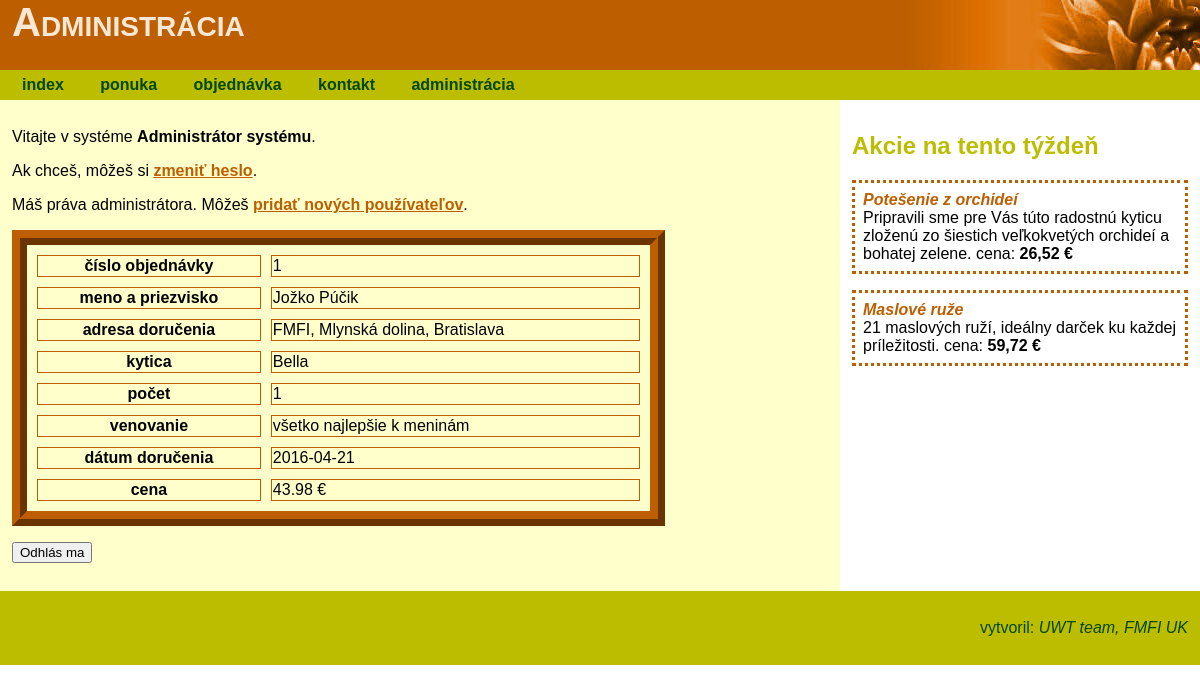
The app's page /Cvika/administracia.php?kod=1 (signed in) with its own data.
### tables this page shows
CREATE TABLE IF NOT EXISTS `kvety_objednavky` (
  `id` int(11) NOT NULL AUTO_INCREMENT,
  `id_pouz` smallint(6) NOT NULL,
  `adresa` varchar(100) NOT NULL,
  `kytica` smallint(6) NOT NULL,
  `pocet` smallint(6) NOT NULL,
  `venovanie` text NOT NULL,
  `kedy_dorucit` date NOT NULL,
  `cena_spolu` float NOT NULL,
  PRIMARY KEY (`id`)
);

CREATE TABLE IF NOT EXISTS `kvety_pouzivatelia` (
  `id_pouz` smallint(6) NOT NULL AUTO_INCREMENT,
  `prihlasmeno` varchar(20) NOT NULL,
  `heslo` varchar(50) NOT NULL DEFAULT '',
  `meno` varchar(20) NOT NULL DEFAULT '',
  `priezvisko` varchar(30) NOT NULL DEFAULT '',
  `admin` tinyint(4) NOT NULL DEFAULT '0',
  PRIMARY KEY (`id_pouz`),
  UNIQUE KEY `username` (`prihlasmeno`)
);

CREATE TABLE IF NOT EXISTS `kvety_tovar` (
  `kod` smallint(6) NOT NULL AUTO_INCREMENT,
  `nazov` varchar(100) NOT NULL,
  `popis` text NOT NULL,
  `cena` float NOT NULL,
  `na_sklade` smallint(6) NOT NULL,
  PRIMARY KEY (`kod`)
);

### Cvika/funkcie.php (the view, shortened to what this page needs)
<?php
function hlavicka($nadpis) {
?>
<!DOCTYPE html>
<html>
<head>
<link href="styly.css" rel="stylesheet">
</head>
<body>
<header>
<h1><?php echo $nadpis; ?></h1>
</header>
<?php
}
?>
<?php
function vypis_objednavku($id) {
	global $mysqli;
	if (!$mysqli->connect_errno) {
		$id = $mysqli->real_escape_string($id);
		$sql = "SELECT * FROM kvety_objednavky, kvety_tovar, kvety_pouzivatelia WHERE kvety_objednavky.kytica = kvety_tovar.kod AND kvety_objednavky.id='$id' AND kvety_objednavky.id_pouz = kvety_pouzivatelia.id_pouz";
		if (($result = $mysqli->query($sql)) && ($row = $result->fetch_assoc()) ) {
			echo '<table border="1">';
			echo "<tr><th>číslo objednávky</th><td>{$row['id']}</td></tr>\n";
			echo "<tr><th>meno a priezvisko</th><td>{$row['meno']} {$row['priezvisko']}</td></tr>\n";
			echo "<tr><th>adresa doručenia</th><td>{$row['adresa']}</td></tr>\n";
			echo "<tr><th>kytica</th><td>{$row['nazov']}</td></tr>\n";
			echo "<tr><th>počet</th><td>{$row['pocet']}</td></tr>\n";
			echo "<tr><th>venovanie</th><td>{$row['venovanie']}</td></tr>\n";
			echo "<tr><th>dátum doručenia</th><td>{$row['kedy_dorucit']}</td></tr>\n";
			echo "<tr><th>cena</th><td>{$row['cena_spolu']} &euro;</td></tr>\n";
			echo '</table>';
		} else {
			echo '<p class="chyba">NEpodarilo sa získať údaje z databázy, resp. objednávka neexistuje</p>' . $mysqli->error ;
		}
	}
}
?>

### Cvika/styly.css (style rules this page uses)
body { margin: 0; font-family: Verdana, Arial, Helvetica, sans-serif; }
header { background-image: url('obrazky/logo.jpg'); background-repeat: no-repeat; background-position: right top; background-color: #BD5E00; height: 70px; }
header h1 { font-size: 2.5em; color: #FAE8D6; font-variant: small-caps; margin: 0; }
header h1 { padding-left: 1%; }
section table { width: 80%; border-collapse: separate; border-spacing: 10px; border: 15px ridge #BD5E00; }
section th, section td { border: 1px solid #BD5E00; }

### records on screen
kvety_objednavky: id "1", id_pouz.meno "Jožko", id_pouz.priezvisko "Púčik", adresa "FMFI, Mlynská dolina, Bratislava", kvety_tovar.nazov "Bella", pocet "1", venovanie "všetko najlepšie k meninám", kedy_dorucit "2016-04-21", cena_spolu "43.98"

### other values on screen
$nadpis "Administrácia"
$_SESSION['meno'] "Administrátor"
$_SESSION['priezvisko'] "systému"
AUTOR "UWT team"
WEB "FMFI UK"
